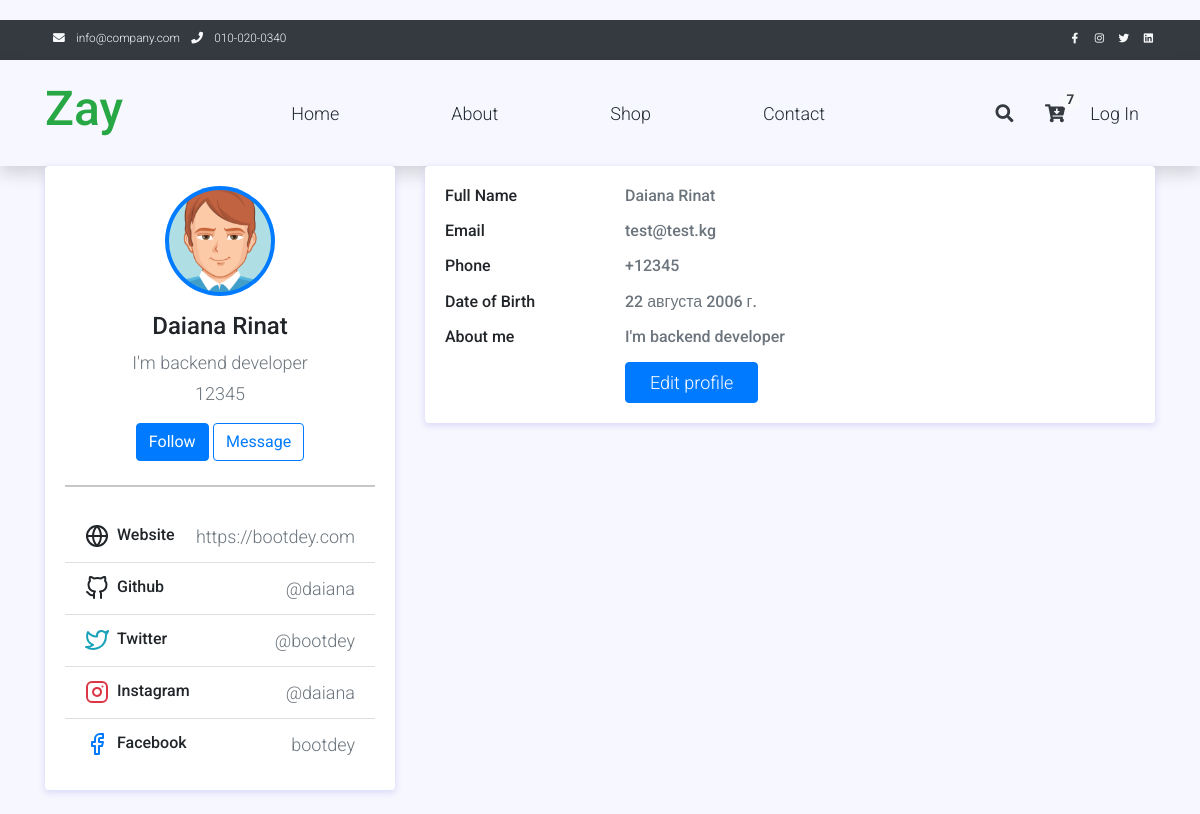
The page /user/profile/1 on the database its author committed.
### clients/models.py (models this page shows, shortened)
class Profile(models.Model):
    user = models.OneToOneField(User, on_delete=models.CASCADE)
    full_name = models.CharField(max_length=50)
    date_birth = models.DateField(default=timezone.now)
    email = models.EmailField(max_length=50)
    description = models.TextField(max_length=200)
    image = models.ImageField(default='avatar.png', blank=True, null=True)
    phone = models.IntegerField()
    insta = models.CharField(max_length=30)
    github = models.CharField(max_length=30)
    order_count = models.PositiveIntegerField(default=0)
    wallet = models.PositiveIntegerField(default=0)

### clients/views.py (the view)
# urls.py: path('profile/<int:user_id>', views.profile, name='profile'),
def profile(request, user_id):
    profile = Profile.objects.get(id=user_id)
    context = {'profile': profile}
    return render(request, 'clients/profile.html', context)

### clients/templates/clients/profile.html (shortened to what this page needs)
{% extends 'main/base.html' %}
{% block content %}
<head>
    <link href="https://cdn.jsdelivr.net/npm/bootstrap@4.5.0/dist/css/bootstrap.min.css" rel="stylesheet">
</head>
<body>
<div class="container">
		<div class="main-body">
			<div class="row">
				<div class="col-lg-4">
					<div class="card">
						<div class="card-body">
							<div class="d-flex flex-column align-items-center text-center">
								<img src="{{ profile.image.url }}" alt="Admin" class="rounded-circle p-1 bg-primary" width="110">
								<div class="mt-3">
									<h4>{{ profile.full_name }}</h4>
									<p class="text-secondary mb-1">{{ profile.description }}</p>
									<p class="text-muted font-size-sm">{{ profile.phone }}</p>
									<button class="btn btn-primary">Follow</button>
									<button class="btn btn-outline-primary">Message</button>
								</div>
							</div>
							<hr class="my-4">
							<ul class="list-group list-group-flush">
								<li class="list-group-item d-flex justify-content-between align-items-center flex-wrap">
									<h6 class="mb-0">Website</h6>
									<span class="text-secondary">https://bootdey.com</span>
								</li>
								<li class="list-group-item d-flex justify-content-between align-items-center flex-wrap">
									<h6 class="mb-0">Github</h6>
									<span class="text-secondary">@{{ profile.github }}</span>
								</li>
								<li class="list-group-item d-flex justify-content-between align-items-center flex-wrap">
									<h6 class="mb-0">Twitter</h6>
									<span class="text-secondary">@bootdey</span>
								</li>
								<li class="list-group-item d-flex justify-content-between align-items-center flex-wrap">
									<h6 class="mb-0">Instagram</h6>
									<span class="text-secondary">@{{ profile.insta }}</span>
								</li>
								<li class="list-group-item d-flex justify-content-between align-items-center flex-wrap">
									<h6 class="mb-0">Facebook</h6>
									<span class="text-secondary">bootdey</span>
								</li>
							</ul>
						</div>
					</div>
				</div>
				<div class="col-lg-8">
					<div class="card">
						<div class="card-body">
							<div class="row mb-3">
								<div class="col-sm-3">
									<h6 class="mb-0">Full Name</h6>
								</div>
								<div class="col-sm-9 text-secondary">
									<h6 class="mb-0">{{ profile.full_name }}</h6>
								</div>
							</div>
							<div class="row mb-3">
								<div class="col-sm-3">
									<h6 class="mb-0">Email</h6>
								</div>
								<div class="col-sm-9 text-secondary">
									<h6 class="mb-0">{{ profile.email }}</h6>
								</div>
							</div>
							<div class="row mb-3">
								<div class="col-sm-3">
									<h6 class="mb-0">Phone</h6>
								</div>
								<div class="col-sm-9 text-secondary">
									<h6 class="mb-0">+{{ profile.phone }}</h6>
								</div>
							</div>
							<div class="row mb-3">
								<div class="col-sm-3">
									<h6 class="mb-0">Date of Birth</h6>
								</div>
								<div class="col-sm-9 text-secondary">
									<h6 class="mb-0">{{ profile.date_birth }}</h6>
								</div>
							</div>
							<div class="row mb-3">
								<div class="col-sm-3">
									<h6 class="mb-0">About me</h6>
								</div>
								<div class="col-sm-9 text-secondary">
									<h6 class="mb-0">{{ profile.description }}</h6>
								</div>
							</div>
							<div class="row">
								<div class="col-sm-3"></div>
								<div class="col-sm-9 text-secondary">
									<input type="button" class="btn btn-primary px-4" value="Edit profile">
								</div>
							</div>
						</div>
					</div>
				</div>
			</div>
		</div>
	</div>
</body>
</html>
{% endblock %}

### static/assets/css/templatemo.css (style rules this page uses)
body, ul, li, p, a, label, input, div { font-family: 'Roboto', sans-serif; font-size: 18px !important; font-weight: 300 !important; }
.text-muted { color: #bcbcbc !important; }

### clients/templates/clients/profile.html (style rules this page uses)
body { background: #f7f7ff; margin-top:20px; }
.card { position: relative; display: flex; flex-direction: column; min-width: 0; word-wrap: break-word; background-color: #fff; background-clip: border-box; border: 0 solid transparent; border-radius: .25rem; margin-bottom: 1.5rem; box-shadow: 0 2px 6px 0 rgb(218 218 253 / 65%), 0 2px 6px 0 rgb(206 206 238 / 54%); }
.me-2 { margin-right: .5rem!important; }

### rows shown on the page
Profile: image (placeholder picture), full_name "Daiana Rinat", description "I'm backend developer", phone "12345", github "daiana", insta "daiana", email "test@test.kg", date_birth "22 августа 2006 г."
